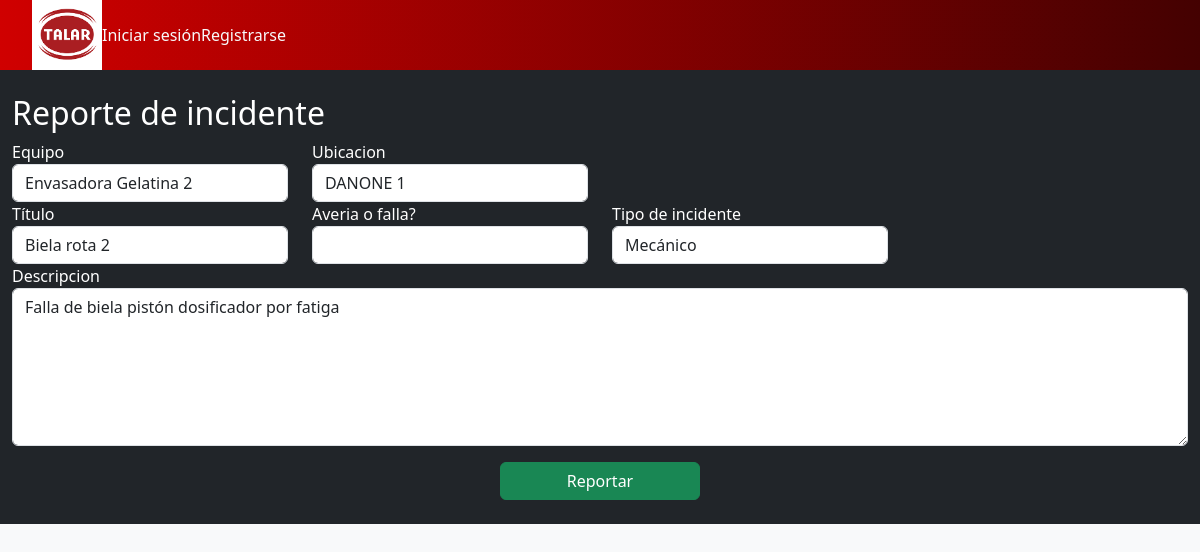
/reporte/42, run on the app's committed database.
### base/models.py (models this page shows, shortened)
class Reporte(models.Model):
    updated = models.DateTimeField(auto_now=True)
    created = models.DateTimeField(auto_now_add=True)
    titulo = models.CharField(max_length=200)
    ubicacion = models.CharField(max_length=200)
    equipo = models.CharField(max_length=200)
    clase = models.CharField(max_length=200)
    tipo = models.CharField(max_length=200)
    descripcion = models.TextField()
    user = models.ForeignKey(User, null=True, on_delete=models.SET_NULL)

### base/views.py (the view, shortened to what this page needs)
# urls.py: path('reporte/<int:id>', views.reporte),
def reporte(request, id = None):
    context = {}
    if id is not None:
        r = Reporte.objects.get(id=id)
        context['reporte'] = r
    return render(request, "reporte.html", context)

### templates/reporte.html (shortened to what this page needs)
{% extends 'layouts/main.html' %} {%block content%}
<div class="container-fluid bg-dark text-white py-4">
    <div class="row">
        <div class="col-12">
            <h2>Reporte de incidente</h2>
        </div>
    </div>
    <form method="POST" id="reporte-incidente" action="">
        <div class="row">
            <div class="col-12">
                <div class="row">
                    <div class="form-group col-12 col-md-3">
                        <label for="">Equipo</label>
                        <input type="text" name="equipo" id="equipo" class="form-control"
                        {% if reporte is not None %}
                            value="{{reporte.equipo}}"
                        {%endif%}
                        >
                    </div>
                    <div class="form-group col-12 col-md-3">
                        <label for="">Ubicacion</label>
                        <input type="text" name="ubicacion" id="ubicacion" class="form-control"
                        {% if reporte is not None %}
                            value="{{reporte.ubicacion}}"
                        {%endif%}
                        >
                    </div>
                </div>
                <div class="row">
                    <div class="form-group col-12 col-md-3">
                        <label for="">Título</label>
                        <input type="text" name="titulo" id="titulo" class="form-control"
                        {% if reporte is not None %}
                            value="{{reporte.titulo}}"
                        {%endif%}
                        >
                    </div>
                    <div class="form-group col-12 col-md-3">
                        <label for="">Averia o falla?</label>
                        <input type="text" name="clase" id="clase" class="form-control"
                        {% if reporte is not None %}
                            value="{{reporte.clase}}"
                        {%endif%}
                        >
                    </div>
                    <div class="form-group col-12 col-md-3">
                        <label for="">Tipo de incidente</label>
                        <input type="text" name="tipo" class="form-control"
                        {% if reporte is not None %}
                            value="{{reporte.tipo}}"
                        {%endif%}
                        >
                    </div>
                </div>
            </div>
        </div>
        <div class="row">
            <div class="form-group col-12">
                <label for="">Descripcion</label>
                <textarea class="form-control mr-0" rows="6" type="text" name="descripcion" id="descripcion">{% if reporte is not None %}{{reporte.descripcion}}{%endif%}</textarea>
            </div>
        </div>
    </form>
    <div class="form-group row mt-3">
        <div class="col-5"></div>
        <button type="submit" class="btn btn-success col-2" form="reporte-incidente">Reportar</button>
        <div class="col-5"></div>
    </div>
</div>
{%endblock%}

### static/styles/main.css (style rules this page uses)
* { font-family: "Segoe UI", Tahoma, Geneva, Verdana, sans-serif; }

### data on the page
Reporte: equipo "Envasadora Gelatina 2", ubicacion "DANONE 1", titulo "Biela rota 2", tipo "Mecánico", descripcion "Falla de biela pistón dosificador por fatiga"
